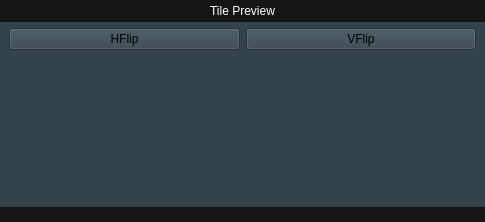
<?xml version="1.0" encoding="UTF-8"?>
<ui version="4.0">
 <class>FragmentTilePreview</class>
 <widget class="QWidget" name="FragmentTilePreview">
  <property name="geometry">
   <rect>
    <x>0</x>
    <y>0</y>
    <width>485</width>
    <height>222</height>
   </rect>
  </property>
  <property name="sizePolicy">
   <sizepolicy hsizetype="Preferred" vsizetype="Preferred">
    <horstretch>0</horstretch>
    <verstretch>0</verstretch>
   </sizepolicy>
  </property>
  <property name="minimumSize">
   <size>
    <width>0</width>
    <height>0</height>
   </size>
  </property>
  <property name="maximumSize">
   <size>
    <width>16777215</width>
    <height>16777215</height>
   </size>
  </property>
  <property name="windowTitle">
   <string>Form</string>
  </property>
  <property name="styleSheet">
   <string notr="true"/>
  </property>
  <layout class="QVBoxLayout" name="verticalLayout_2">
   <property name="spacing">
    <number>0</number>
   </property>
   <property name="leftMargin">
    <number>0</number>
   </property>
   <property name="topMargin">
    <number>0</number>
   </property>
   <property name="rightMargin">
    <number>0</number>
   </property>
   <property name="bottomMargin">
    <number>0</number>
   </property>
   <item>
    <widget class="QFrame" name="frame_2">
     <property name="minimumSize">
      <size>
       <width>0</width>
       <height>140</height>
      </size>
     </property>
     <property name="styleSheet">
      <string notr="true">background-color: rgb(52, 66, 74);</string>
     </property>
     <property name="frameShape">
      <enum>QFrame::NoFrame</enum>
     </property>
     <property name="frameShadow">
      <enum>QFrame::Plain</enum>
     </property>
     <property name="lineWidth">
      <number>0</number>
     </property>
     <layout class="QVBoxLayout" name="verticalLayout_3">
      <property name="leftMargin">
       <number>0</number>
      </property>
      <property name="topMargin">
       <number>0</number>
      </property>
      <property name="rightMargin">
       <number>0</number>
      </property>
      <property name="bottomMargin">
       <number>0</number>
      </property>
      <item>
       <widget class="QLabel" name="lbTitle">
        <property name="sizePolicy">
         <sizepolicy hsizetype="Preferred" vsizetype="Fixed">
          <horstretch>0</horstretch>
          <verstretch>0</verstretch>
         </sizepolicy>
        </property>
        <property name="styleSheet">
         <string notr="true">background-color: #151515;
color: #ffffff;
padding: 4px;
font: 9pt;</string>
        </property>
        <property name="text">
         <string>Tile Preview</string>
        </property>
        <property name="alignment">
         <set>Qt::AlignCenter</set>
        </property>
        <property name="margin">
         <number>0</number>
        </property>
       </widget>
      </item>
      <item>
       <widget class="QFrame" name="frame">
        <property name="sizePolicy">
         <sizepolicy hsizetype="Preferred" vsizetype="Preferred">
          <horstretch>0</horstretch>
          <verstretch>1</verstretch>
         </sizepolicy>
        </property>
        <property name="frameShape">
         <enum>QFrame::NoFrame</enum>
        </property>
        <property name="frameShadow">
         <enum>QFrame::Plain</enum>
        </property>
        <property name="lineWidth">
         <number>0</number>
        </property>
        <layout class="QVBoxLayout" name="verticalLayout">
         <property name="leftMargin">
          <number>9</number>
         </property>
         <property name="topMargin">
          <number>0</number>
         </property>
         <property name="rightMargin">
          <number>9</number>
         </property>
         <property name="bottomMargin">
          <number>0</number>
         </property>
         <item>
          <layout class="QHBoxLayout" name="horizontalLayout_2">
           <property name="sizeConstraint">
            <enum>QLayout::SetMaximumSize</enum>
           </property>
           <item>
            <widget class="QPushButton" name="btHFlip">
             <property name="styleSheet">
              <string notr="true"/>
             </property>
             <property name="text">
              <string>HFlip</string>
             </property>
             <property name="checkable">
              <bool>false</bool>
             </property>
             <property name="checked">
              <bool>false</bool>
             </property>
             <property name="autoDefault">
              <bool>true</bool>
             </property>
             <property name="default">
              <bool>false</bool>
             </property>
             <property name="flat">
              <bool>false</bool>
             </property>
            </widget>
           </item>
           <item>
            <widget class="QPushButton" name="btVFlip">
             <property name="text">
              <string>VFlip</string>
             </property>
             <property name="checkable">
              <bool>false</bool>
             </property>
             <property name="default">
              <bool>false</bool>
             </property>
            </widget>
           </item>
          </layout>
         </item>
         <item>
          <widget class="WidgetPicture" name="picture" native="true">
           <property name="sizePolicy">
            <sizepolicy hsizetype="Preferred" vsizetype="Preferred">
             <horstretch>0</horstretch>
             <verstretch>1</verstretch>
            </sizepolicy>
           </property>
          </widget>
         </item>
        </layout>
       </widget>
      </item>
      <item>
       <widget class="QLabel" name="lbExtraInfo">
        <property name="sizePolicy">
         <sizepolicy hsizetype="Preferred" vsizetype="Preferred">
          <horstretch>0</horstretch>
          <verstretch>0</verstretch>
         </sizepolicy>
        </property>
        <property name="styleSheet">
         <string notr="true">background-color: rgb(21, 21, 21);
padding: 2px 6px 1px 6px;
font: 10px;</string>
        </property>
        <property name="text">
         <string/>
        </property>
       </widget>
      </item>
     </layout>
    </widget>
   </item>
  </layout>
 </widget>
 <customwidgets>
  <customwidget>
   <class>WidgetPicture</class>
   <extends>QWidget</extends>
   <header>widgetpicture.h</header>
   <container>1</container>
  </customwidget>
 </customwidgets>
 <resources/>
 <connections/>
</ui>
